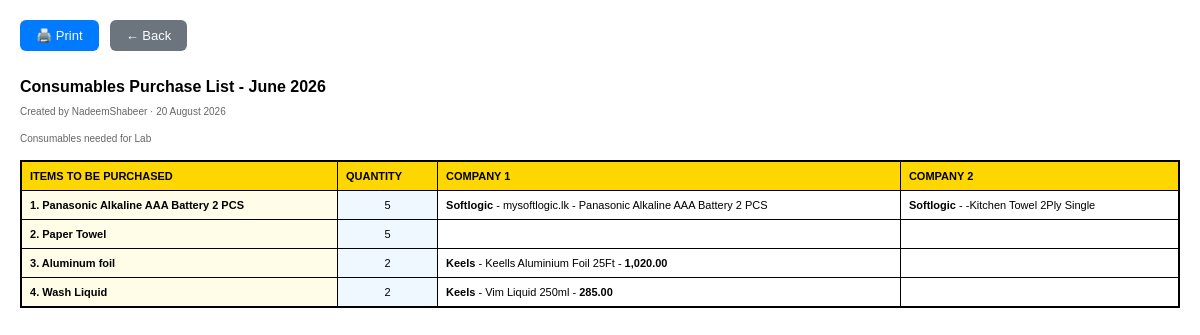
The app's page /purchases/1/print (signed in) with its own data.
### app.py (models this page shows, shortened)
class PurchaseRequest(db.Model):
    id = db.Column(db.Integer, primary_key=True)
    title = db.Column(db.String(200), nullable=False)
    created_by = db.Column(db.String(80))
    created_date = db.Column(db.DateTime, default=datetime.now)
    notes = db.Column(db.String(500))
    items = db.relationship('PurchaseItem', backref='request', lazy=True, cascade='all, delete-orphan')

class PurchaseItem(db.Model):
    id = db.Column(db.Integer, primary_key=True)
    request_id = db.Column(db.Integer, db.ForeignKey('purchase_request.id'), nullable=False)
    item_name = db.Column(db.String(300), nullable=False)
    quantity = db.Column(db.String(100))
    order = db.Column(db.Integer, default=0)
    companies = db.relationship('PurchaseCompanyOption', backref='item', lazy=True, cascade='all, delete-orphan')

class PurchaseCompanyOption(db.Model):
    id = db.Column(db.Integer, primary_key=True)
    item_id = db.Column(db.Integer, db.ForeignKey('purchase_item.id'), nullable=False)
    company_name = db.Column(db.String(200))
    description = db.Column(db.String(500))
    price = db.Column(db.String(100))
    column_order = db.Column(db.Integer, default=0)

### app.py (the view)
@app.route('/purchases/<int:req_id>/print')
@login_required
def print_purchase(req_id):
    pr = PurchaseRequest.query.get_or_404(req_id)
    max_companies = 0
    for item in pr.items:
        if len(item.companies) > max_companies:
            max_companies = len(item.companies)
    now = datetime.now().strftime('%d %B %Y')
    return render_template('print_purchase.html', pr=pr, max_companies=max_companies, now=now)

### app.py (called while the page is built)
@login_manager.user_loader
def load_user(user_id):
    return User.query.get(int(user_id))

@app.context_processor
def inject_counts():
    try:
        item_count = Item.query.count()
        chem_count = Chemical.query.count()
    except:
        item_count = 0
        chem_count = 0
    return dict(item_count=item_count, chem_count=chem_count)

### templates/print_purchase.html (shortened to what this page needs)
<!DOCTYPE html>
<html>
<head>
</head>
<body>
    <button class="print-btn" onclick="window.print()">🖨️ Print</button>
    <a class="back-btn" href="javascript:history.back()">← Back</a>
    <h1>{{ pr.title }}</h1>
    <p>Created by {{ pr.created_by }} · {{ now }}</p>
    {% if pr.notes %}<p>{{ pr.notes }}</p>{% endif %}
    <table>
        <thead>
            <tr>
                <th>ITEMS TO BE PURCHASED</th>
                <th>QUANTITY</th>
                {% for i in range(max_companies) %}
                <th>COMPANY {{ i + 1 }}</th>
                {% endfor %}
            </tr>
        </thead>
        <tbody>
            {% for item in pr.items %}
            <tr>
                <td>{{ loop.index }}. {{ item.item_name }}</td>
                <td>{{ item.quantity or '-' }}</td>
                {% for i in range(max_companies) %}
                <td>
                    {% if i < item.companies|length %}
                        {% set company = item.companies[i] %}
                        {% if company.company_name %}<strong>{{ company.company_name }}</strong> - {% endif %}
                        {% if company.description %}{{ company.description }}{% endif %}
                        {% if company.price %} - <span class="price">{{ company.price }}</span>{% endif %}
                    {% endif %}
                </td>
                {% endfor %}
            </tr>
            {% endfor %}
        </tbody>
    </table>
</body>
</html>

### templates/print_purchase.html (style rules this page uses)
body { font-family: Arial, sans-serif; font-size: 11px; margin: 20px; }
h1 { font-size: 16px; margin-bottom: 4px; }
p { color: #666; font-size: 10px; margin-bottom: 16px; }
table { width: 100%; border-collapse: collapse; border: 2px solid #000; }
th { background: #ffd700; color: #000; padding: 8px; text-align: left; font-size: 11px; border: 1px solid #000; font-weight: 800; }
td { padding: 8px; border: 1px solid #000; vertical-align: top; font-size: 11px; }
td:first-child { font-weight: 600; background: #fffde7; }
td:nth-child(2) { text-align: center; background: #f0f8ff; }
.price { font-weight: 800; }
.print-btn, .back-btn { background: #007bff; color: white; border: none; padding: 8px 16px; border-radius: 6px; cursor: pointer; font-size: 13px; margin-bottom: 16px; margin-right: 8px; text-decoration: none; display: inline-block; }
.back-btn { background: #6c757d; }

### records on screen
PurchaseRequest: title "Consumables Purchase List - June 2026", created_by "NadeemShabeer", notes "Consumables needed for Lab"
PurchaseItem: item_name "Panasonic Alkaline AAA Battery 2 PCS", quantity "5"
PurchaseCompanyOption: company_name "Softlogic", description "mysoftlogic.lk - Panasonic Alkaline AAA Battery 2 PCS"
PurchaseCompanyOption: company_name "Softlogic", description "-Kitchen Towel 2Ply Single"
PurchaseItem: item_name "Paper Towel", quantity "5"
PurchaseItem: item_name "Aluminum foil", quantity "2"
PurchaseCompanyOption: company_name "Keels", description "Keells Aluminium Foil 25Ft", price "1,020.00"
PurchaseItem: item_name "Wash Liquid", quantity "2"
PurchaseCompanyOption: company_name "Keels", description "Vim Liquid 250ml", price "285.00"

### other values on screen
{{ i + 1 }} "1" "2"
